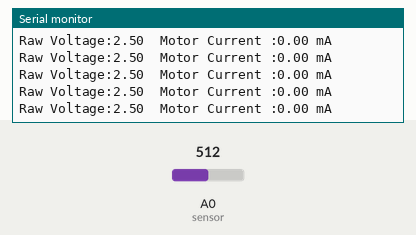
A sketch run on a simulated Arduino Uno, built with avr-gcc and run on an emulated ATmega328P. Shown: the last lines printed to the serial monitor. The inputs (shaded band) are chosen by the test bench; at power-on: A0 (sensor) = 512.

Above: at 4.2 s.
4.3 s: A0 (sensor) set to 143
At 4.45 s:
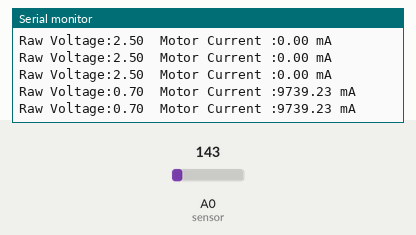
5.8 s: A0 (sensor) set to 127
At 5.82 s:
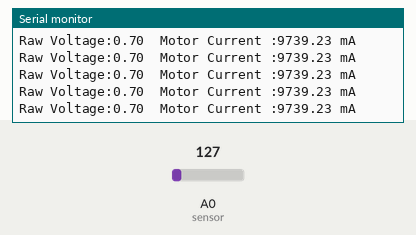
17.8 s: A0 (sensor) set to 882
At 17.8 s:
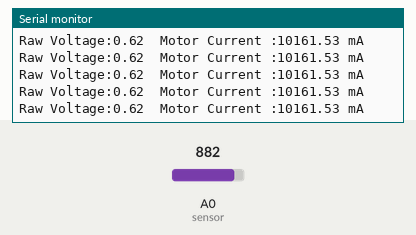
19.3 s: A0 (sensor) set to 902
At 19.34 s:
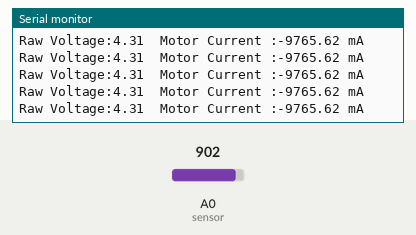
Timing chart, 0 to 21.8 s (numbered marks = the images above; inputs shaded):
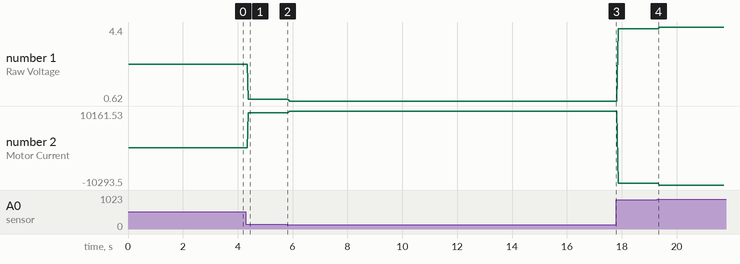

The sketch:

sensor-tensao.ino
```cpp
float voltage;
void setup() {
  // put your setup code here, to run once:
  Serial.begin(9600);
}

void loop() {
  // put your main code here, to run repeatedly:
  unsigned int x=0;
  float AcsValue=0.0,Samples=0.0,AvgAcs=0.0,AcsValueF=0.0;
  for (int x = 0; x < 10; x++)          //Get 10 samples
  {
    AcsValue = analogRead(A0);           //Read current sensor values
    Samples = Samples + AcsValue;        //Add samples together
    delay (3);                           // let ADC settle before next sample 3ms
  }
  AvgAcs=Samples/10.0;                   //Taking Average of Samples
  voltage=AvgAcs*(5.0 / 1024.0);         //((AvgAcs * (5.0 / 1024.0)) is converitng the read voltage in 0-5 volts
  Serial.print("Raw Voltage:");
  Serial.print(voltage);
  AcsValueF = (2.5 - voltage)*1000/0.185; //2.5 is offset,,,   0.185v is rise in output voltage when 1A current flows at input
  Serial.print("\t");
  Serial.print("Motor Current :");
  Serial.print(AcsValueF);               //Print the read current on Serial monitor
  Serial.println(" mA");
}
```

Measured:
- after the input at 4.3 s, the serial monitor: prints a new line after 0.08 s (image 1)
- plotted number 1: 2.5 → 0.7 after the input at 4.3 s, 0.7 → 0.62 after the input at 5.8 s, 0.62 → 4.31 after the input at 17.8 s, 4.31 → 4.4 after the input at 19.3 s
- plotted number 2: 0 → 9739.23 after the input at 4.3 s, 9739.23 → 10161.53 after the input at 5.8 s, 10161.53 → -9765.62 after the input at 17.8 s, -9765.62 → -10293.5 after the input at 19.3 s
